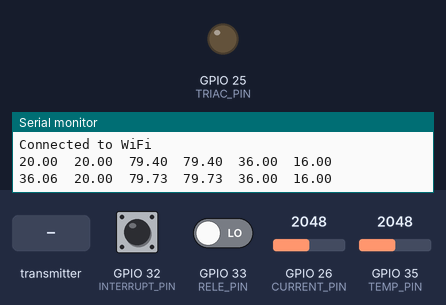
The sketch below on a simulated ESP32. Shown: output pins drawn as LEDs (lit = HIGH), the last lines printed to the serial monitor. The inputs (shaded band) are chosen by the test bench; at power-on: GPIO 26 (CURRENT_PIN) = 2048, GPIO 32 (INTERRUPT_PIN) HIGH, GPIO 33 (RELE_PIN) LOW, GPIO 35 (TEMP_PIN) = 2048 (analog values on the 0–4095 scale). WiFi joins after 1.5 s; servers stay silent unless stated.

Above: at 3.2 s.
3.3 s: the transmitter starts sending number = 50
At 5.2 s:
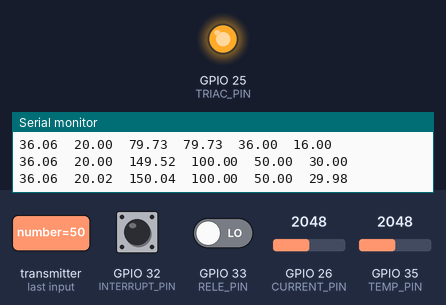
5.5 s: the transmitter starts sending number = 0
At 6.9 s:
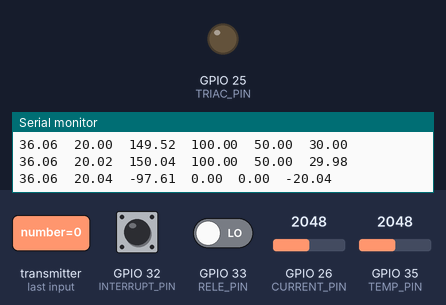
7.5 s: the transmitter starts sending number = 100
At 8.5 s:
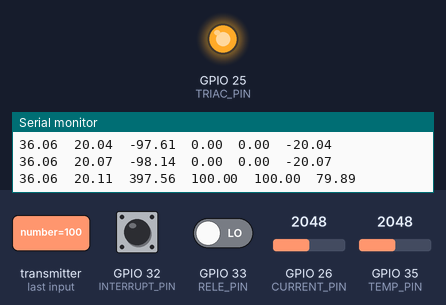
Timing chart, 0 to 10.5 s (numbered marks = the images above; inputs shaded):
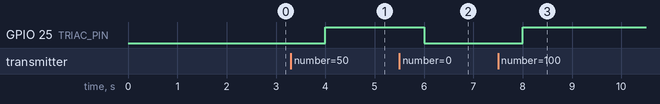

The sketch:

ClosedLoop.ino
```cpp
#define BLYNK_TEMPLATE_ID "TEMPLATE_ID"
#define BLYNK_TEMPLATE_NAME "TEMPLATE_NAME"
#define BLYNK_AUTH_TOKEN "AUTH_TOKEN"

#include <esp_timer.h>
#include <esp_now.h>
#include <WiFi.h>
#include <BlynkSimpleEsp32.h>

// Blynk Client with curve corrections and control.
int spValidation;
float vSP_Blynk;

const char* ssid = "Your SSID";
const char* password = "Your Password";

// Constants
const int SAMPLING_TIME_US = 1000000;
const float R5 = 4613.5;
const float P1 = -0.00550579311431793;
const float P2 = 60.0762980626865;
const int TEMP_PIN = 35;
const int INTERRUPT_PIN = 32;
const int RELE_PIN = 33;
const int TRIAC_PIN = 25;
const int CURRENT_PIN = 26;
const float T_LIM = 8333.3;
const float offSet_calib = 0.12;
const float tempOffset = 2.1;

// PID Constants
const float Ki = 0.0206098250355602;
const float Kp = 4.94211509619533;
const float Kd = 46.5440789482533;
const float Ka = Ki;

// FIR Filter
const float a = 2.966737452995536e-04;
const float b = 0.000293267011239556;
const float c = 1.96535520406779;
const float d = 0.965945144824327;

// Closed Loop Variables
float err = 0.0;
float err_1 = 0.0;
float err_2 = 0.0;
float temp_f = 0.0;
float temp_f_1 = 0.0;
float temp_f_2 = 0.0;
float temp_1 = 0.0;
float temp_2 = 0.0;
float SP = 36.0;
float U1 = 0.0;
float U2 = 0.0;
float U = 0.0;
float U_sat = 0.0;
float diff_act = 0.0;

// Variables
volatile bool flagPrint = false;
volatile bool flagFlank = false;
volatile float Vr5;
volatile float temp = 0.0;
float percentage = 0.0;
float t_alpha = 0.0;
int64_t t1 = 0;
int64_t t2 = 0;
int counter_data_server = 0;
String printWord;

// ESPNOW Needed data
typedef struct struct_message {
  float number = 36.0;
  float vSP;
  int percent;
  bool heater;
  bool emerStop;
  bool vSPdetection;
} struct_message;

struct_message myData;
struct_message receivedData;

uint8_t receiverAddress[] = { 0xEC, 0xDA, 0x3B, 0x98, 0x76, 0xFC };  // Replace with the receiver's MAC address

String alarma;

// Data from server
bool indAdministrador = false;
float setPointTemperatura;

TaskHandle_t blynkTaskHandle = NULL;

// Timer interrupt
void IRAM_ATTR onTimer(void *arg) {
  Vr5 = analogRead(35);
  flagPrint = true;
}

void IRAM_ATTR handleFallingInterrupt() {
  t1 = esp_timer_get_time();
  flagFlank = true;
}

void OnDataRecv(const uint8_t *mac, const uint8_t *incomingData, int len) {
  memcpy(&receivedData, incomingData, sizeof(receivedData));
}

void sendData(struct_message *data) {
  esp_err_t result = esp_now_send(receiverAddress, (uint8_t *)data, sizeof(struct_message));
}

void handleTemperatureCalculation() {
  Vr5 = (3.3 * Vr5 / 1023.0) + offSet_calib;
  float RTD = ((3.3 / Vr5) * R5) - R5;
  temp = P1 * RTD + P2 - tempOffset;

  if (temp >= 45.0) {
    temp = 45.0;
  }
  if (temp <= 20.0) {
    temp = 20.0;
  }
}

void handleTriacTriggering() {
  if (flagFlank) {
    t2 = esp_timer_get_time();
  }
  if ((t2 - t1 >= t_alpha) && (t2 - t1 <= T_LIM)) {
    digitalWrite(TRIAC_PIN, HIGH);
    flagFlank = false;
  } else {
    digitalWrite(TRIAC_PIN, LOW);
  }
}

void percentageToAlpha() {
  t_alpha = -80.3 * percentage + 8030.0;
  if (t_alpha > T_LIM) {
    t_alpha = T_LIM;
  } else if (t_alpha < 0.0) {
    t_alpha = 0.0;
  }
}

void closedLoop() {
  err = SP - temp_f;
  U1 = Kp * err + Ki * (err_1 + err - diff_act * Ka);
  U2 = Kd * (temp_f - temp_f_1);
  U = U1 - U2;

  if (U >= 100.0) {
    U_sat = 100.0;
  } else if (U <= 0.0) {
    U_sat = 0.0;
  } else {
    U_sat = U;
  }

  err_1 = err_1 + err - diff_act * Ka;
  diff_act = U - U_sat;
  percentage = U_sat;
  percentageToAlpha();
}

void temperatureFIR() {
  temp_f = a * temp_1 + b * temp_2 + c * temp_f_1 - d * temp_f_2;
  temp_2 = temp_1;
  temp_1 = temp;
  temp_f_2 = temp_f_1;
  temp_f_1 = temp_f;

  if (temp_f >= 50.0 || temp <= 20.0) {
    resetSensorFIR();
  }
}

void resetSensorFIR() {
  temp_f = temp;
  temp_1 = temp;
  temp_2 = temp;
  temp_f_2 = temp;
  temp_f_1 = temp;
}

void alarmsChecker() {
  if (digitalRead(RELE_PIN)) {
    myData.emerStop = true;
  } else {
    myData.emerStop = false;
    alarma = "Parada de Emergencia";
  }

  if (analogRead(CURRENT_PIN) >= 300) {
    myData.heater = false;
  } else {
    myData.heater = true;
  }
}

// Blynk virtual pin handlers

BLYNK_WRITE(V3){
  spValidation = param.asInt();
}

BLYNK_WRITE(V1) {
  vSP_Blynk = param.asFloat();
}

void blynkTask(void * pvParameters) {
  for(;;) {
    Blynk.run();
    vTaskDelay(10 / portTICK_PERIOD_MS); // Adjust the delay as needed
  }
}

void setup() {
  Serial.begin(115200);
  analogReadResolution(10);

  // Set up the timer
  const esp_timer_create_args_t timerArgs = {
    .callback = &onTimer,
    .name = "sampleTimer"
  };

  esp_timer_handle_t timer;
  esp_timer_create(&timerArgs, &timer);

  // Start the timer
  esp_timer_start_periodic(timer, SAMPLING_TIME_US);

  // Setup external interrupt
  pinMode(TRIAC_PIN, OUTPUT);
  pinMode(RELE_PIN, INPUT);
  pinMode(INTERRUPT_PIN, INPUT_PULLUP);
  attachInterrupt(digitalPinToInterrupt(INTERRUPT_PIN), handleFallingInterrupt, FALLING);

  // Setup ESP-NOW
  WiFi.mode(WIFI_AP_STA);
  WiFi.begin(ssid, password);

  while (WiFi.status() != WL_CONNECTED) {
    delay(1000);
    Serial.println("Connecting to WiFi..");
  }
  Serial.println("Connected to WiFi");

  uint8_t wifi_channel = WiFi.channel();

  if (esp_now_init() != ESP_OK) {
    Serial.println("Error initializing ESP-NOW");
    return;
  }

  esp_now_register_recv_cb(OnDataRecv);

  esp_now_peer_info_t peerInfo;
  memset(&peerInfo, 0, sizeof(peerInfo));
  memcpy(peerInfo.peer_addr, receiverAddress, 6);
  peerInfo.channel = wifi_channel;
  peerInfo.encrypt = false;

  if (esp_now_add_peer(&peerInfo) != ESP_OK) {
    Serial.println("Failed to add peer");
    return;
  }

  Vr5 = analogRead(35);
  handleTemperatureCalculation();

  temp_f = temp;
  temp_f_1 = temp;
  temp_f_2 = temp;
  temp_1 = temp;
  temp_2 = temp;

  // Initialize Blynk
  Blynk.config(BLYNK_AUTH_TOKEN);

  // Create a task for Blynk communication
  xTaskCreate(blynkTask, "Blynk Task", 4096, NULL, 1, &blynkTaskHandle);
}

void loop() {
  handleTriacTriggering();

  if (flagPrint) {
    handleTemperatureCalculation();
    temperatureFIR();
    closedLoop();
    alarmsChecker();
    printWord = String(String(temp) + '\t' + String(temp_f) + '\t' + String(U) + '\t' + String(U_sat) + '\t' + String(SP) + '\t' + String(err));
    Serial.println(printWord);
    flagPrint = false;
    myData.number = temp_f;
    myData.percent = U_sat;
    sendData(&myData);
    Blynk.virtualWrite(V0, temp_f);  // Send temperature to Blynk
    Blynk.virtualWrite(V2, U_sat);  // Send percentage to Blynk
  }

  if ((receivedData.number >= 0.0) && (spValidation == 0)) {
    SP = receivedData.number;
    myData.vSPdetection = false;
  }else{
    if (vSP_Blynk >= 36.0 && vSP_Blynk <= 38.0){
      SP = vSP_Blynk;
      myData.vSPdetection = true;
      myData.vSP = vSP_Blynk;
    }else{
      SP = receivedData.number;
    }
  }
}
```

Measured:
- after the input at 3.3 s, GPIO 25 (TRIAC_PIN): LOW → HIGH after 0.70 s
- after the input at 5.5 s, GPIO 25 (TRIAC_PIN): HIGH → LOW after 0.50 s
- after the input at 7.5 s, GPIO 25 (TRIAC_PIN): LOW → HIGH after 0.50 s
